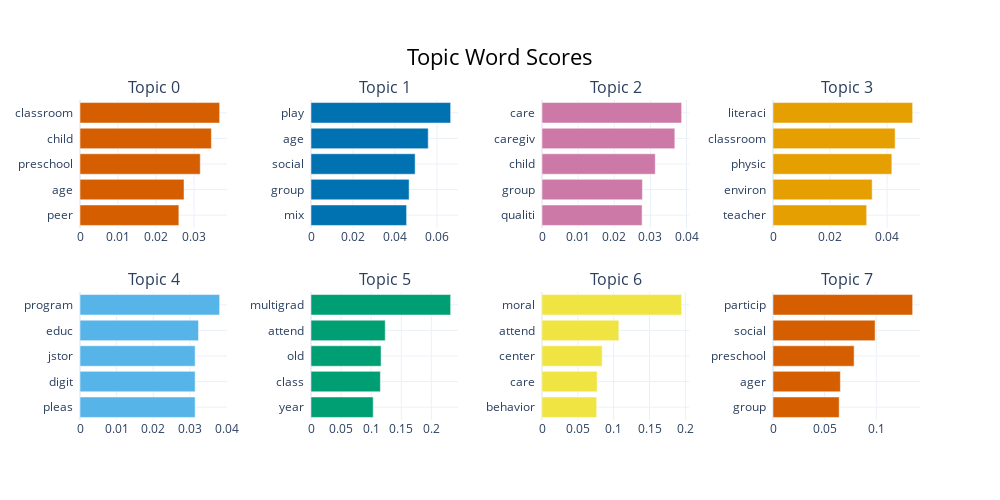

The notebook cell saved with this chart:
### Markdown cell above
You can use the slider to select the topic which then lights up red. If you hover over a topic, then general information is given about the topic, including the size of the topic and its corresponding words.

We can also ask for a representation of the corresponding words for each topic:

### Code cell
topic_model.visualize_barchart()

### Figure 1 — Plotly figure (JSON) as saved in the notebook; plotly's stock layout.template omitted (floating-point values rounded to 4 significant figures)
{"data": [{"marker": {"color": "#D55E00"}, "orientation": "h", "type": "bar", "x": [0.02601, 0.02736, 0.03163, 0.03457, 0.03674], "xaxis": "x", "y": ["peer  ", "age  ", "preschool  ", "child  ", "classroom  "], "yaxis": "y"}, {"marker": {"color": "#0072B2"}, "orientation": "h", "type": "bar", "x": [0.04553, 0.04673, 0.0496, 0.05583, 0.0665], "xaxis": "x2", "y": ["mix  ", "group  ", "social  ", "age  ", "play  "], "yaxis": "y2"}, {"marker": {"color": "#CC79A7"}, "orientation": "h", "type": "bar", "x": [0.02771, 0.0278, 0.03135, 0.03677, 0.03865], "xaxis": "x3", "y": ["qualiti  ", "group  ", "child  ", "caregiv  ", "care  "], "yaxis": "y3"}, {"marker": {"color": "#E69F00"}, "orientation": "h", "type": "bar", "x": [0.03285, 0.03478, 0.04167, 0.04283, 0.04896], "xaxis": "x4", "y": ["teacher  ", "environ  ", "physic  ", "classroom  ", "literaci  "], "yaxis": "y4"}, {"marker": {"color": "#56B4E9"}, "orientation": "h", "type": "bar", "x": [0.03141, 0.03141, 0.03141, 0.03233, 0.0381], "xaxis": "x5", "y": ["pleas  ", "digit  ", "jstor  ", "educ  ", "program  "], "yaxis": "y5"}, {"marker": {"color": "#009E73"}, "orientation": "h", "type": "bar", "x": [0.1033, 0.1153, 0.1164, 0.1234, 0.2321], "xaxis": "x6", "y": ["year  ", "class  ", "old  ", "attend  ", "multigrad  "], "yaxis": "y6"}, {"marker": {"color": "#F0E442"}, "orientation": "h", "type": "bar", "x": [0.07625, 0.07692, 0.08393, 0.1072, 0.1948], "xaxis": "x7", "y": ["behavior  ", "care  ", "center  ", "attend  ", "moral  "], "yaxis": "y7"}, {"marker": {"color": "#D55E00"}, "orientation": "h", "type": "bar", "x": [0.0641, 0.06525, 0.07857, 0.0989, 0.1353], "xaxis": "x8", "y": ["group  ", "ager  ", "preschool  ", "social  ", "particip  "], "yaxis": "y8"}], "layout": {"annotations": [{"font": {"size": 16}, "showarrow": false, "text": "Topic 0", "x": 0.0875, "xanchor": "center", "xref": "paper", "y": 1, "yanchor": "bottom", "yref": "paper"}, {"font": {"size": 16}, "showarrow": false, "text": "Topic 1", "x": 0.3625, "xanchor": "center", "xref": "paper", "y": 1, "yanchor": "bottom", "yref": "paper"}, {"font": {"size": 16}, "showarrow": false, "text": "Topic 2", "x": 0.6375, "xanchor": "center", "xref": "paper", "y": 1, "yanchor": "bottom", "yref": "paper"}, {"font": {"size": 16}, "showarrow": false, "text": "Topic 3", "x": 0.9125, "xanchor": "center", "xref": "paper", "y": 1, "yanchor": "bottom", "yref": "paper"}, {"font": {"size": 16}, "showarrow": false, "text": "Topic 4", "x": 0.0875, "xanchor": "center", "xref": "paper", "y": 0.4, "yanchor": "bottom", "yref": "paper"}, {"font": {"size": 16}, "showarrow": false, "text": "Topic 5", "x": 0.3625, "xanchor": "center", "xref": "paper", "y": 0.4, "yanchor": "bottom", "yref": "paper"}, {"font": {"size": 16}, "showarrow": false, "text": "Topic 6", "x": 0.6375, "xanchor": "center", "xref": "paper", "y": 0.4, "yanchor": "bottom", "yref": "paper"}, {"font": {"size": 16}, "showarrow": false, "text": "Topic 7", "x": 0.9125, "xanchor": "center", "xref": "paper", "y": 0.4, "yanchor": "bottom", "yref": "paper"}], "height": 500, "hoverlabel": {"bgcolor": "white", "font": {"family": "Rockwell", "size": 16}}, "showlegend": false, "title": {"font": {"color": "Black", "size": 22}, "text": "Topic Word Scores", "x": 0.5, "xanchor": "center", "yanchor": "top"}, "width": 1000, "xaxis": {"anchor": "y", "domain": [0, 0.175], "showgrid": true}, "xaxis2": {"anchor": "y2", "domain": [0.275, 0.45], "showgrid": true}, "xaxis3": {"anchor": "y3", "domain": [0.55, 0.725], "showgrid": true}, "xaxis4": {"anchor": "y4", "domain": [0.825, 1], "showgrid": true}, "xaxis5": {"anchor": "y5", "domain": [0, 0.175], "showgrid": true}, "xaxis6": {"anchor": "y6", "domain": [0.275, 0.45], "showgrid": true}, "xaxis7": {"anchor": "y7", "domain": [0.55, 0.725], "showgrid": true}, "xaxis8": {"anchor": "y8", "domain": [0.825, 1], "showgrid": true}, "yaxis": {"anchor": "x", "domain": [0.6, 1], "showgrid": true}, "yaxis2": {"anchor": "x2", "domain": [0.6, 1], "showgrid": true}, "yaxis3": {"anchor": "x3", "domain": [0.6, 1], "showgrid": true}, "yaxis4": {"anchor": "x4", "domain": [0.6, 1], "showgrid": true}, "yaxis5": {"anchor": "x5", "domain": [0, 0.4], "showgrid": true}, "yaxis6": {"anchor": "x6", "domain": [0, 0.4], "showgrid": true}, "yaxis7": {"anchor": "x7", "domain": [0, 0.4], "showgrid": true}, "yaxis8": {"anchor": "x8", "domain": [0, 0.4], "showgrid": true}}}
